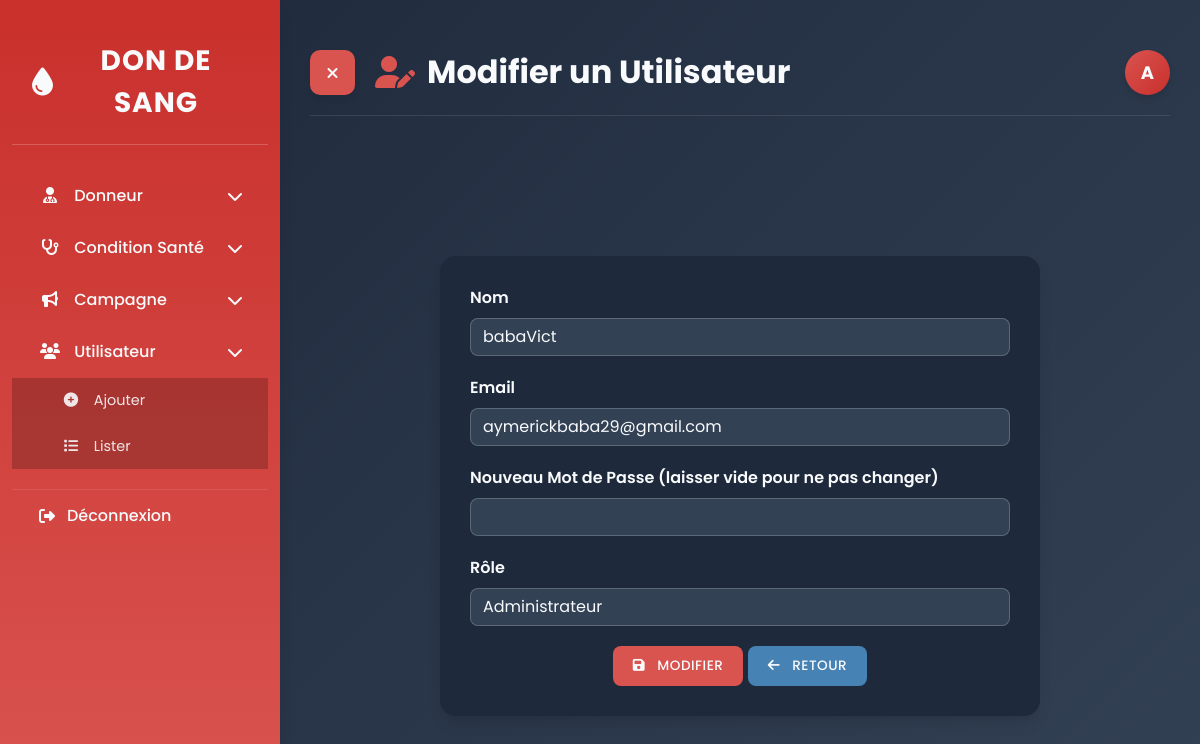
The app's page /index.php?action=modifier_utilisateur&id=1 (signed in) with its own data.
### tables this page shows
CREATE TABLE `utilisateurs` (
  `ID_Utilisateur` int NOT NULL AUTO_INCREMENT,
  `Nom` varchar(100) NOT NULL,
  `Email` varchar(100) NOT NULL,
  `Mot_de_Passe` varchar(255) NOT NULL,
  `Role` varchar(50) NOT NULL,
  `Date_Creation` date DEFAULT NULL,
  `Derniere_Connexion` datetime DEFAULT NULL,
  PRIMARY KEY (`ID_Utilisateur`)
);

### config/Database.php (called while the page is built, shortened)
<?php
class Database {
    private $host = "localhost";
    private $dbname = "gestion_donneurs";
    private $username = "root";
    private $password = "Keyce-2024";
    private $pdo;
    public function connect() {
        if ($this->pdo === null) {
            try {
                $this->pdo = new PDO(
                    "mysql:host={$this->host};dbname={$this->dbname};charset=utf8",
                    $this->username,
                    $this->password
                );
                $this->pdo->setAttribute(PDO::ATTR_ERRMODE, PDO::ERRMODE_EXCEPTION);
                $this->pdo->setAttribute(PDO::ATTR_DEFAULT_FETCH_MODE, PDO::FETCH_ASSOC);
            } catch (PDOException $e) {
                die("Erreur de connexion à la base de données : " . $e->getMessage());
            }
        }
        return $this->pdo;
    }
}
?>

### classes/Utilisateur.php (called while the page is built, shortened)
<?php
require_once '../config/Database.php';
class Utilisateur {
    private $db;
    public function __construct() {
        $this->db = (new Database())->connect();
    }
    public function lire($id) {
        $query = "SELECT * FROM Utilisateurs WHERE ID_Utilisateur = :id";
        $stmt = $this->db->prepare($query);
        $stmt->bindParam(':id', $id);
        $stmt->execute();
        return $stmt->fetch(PDO::FETCH_ASSOC);
    }
}
?>

### views/utilisateurs/modifier.php (the view, shortened to what this page needs)
<?php
$roleLetter = '';
switch ($_SESSION['utilisateur_role'] ?? 'inconnu') {
    case 'admin':
        $roleLetter = 'A';
        break;
}
?>
<!DOCTYPE html>
<html lang="fr">
<head>
    <link rel="stylesheet" href="https://cdnjs.cloudflare.com/ajax/libs/bootstrap/5.3.0/css/bootstrap.min.css">
    <link rel="stylesheet" href="https://cdnjs.cloudflare.com/ajax/libs/font-awesome/6.4.0/css/all.min.css">
</head>
<body>
    <div class="container-fluid">
        <div class="row">
            <div class="sidebar" id="sidebar">
                <div class="sidebar-header">
                    <div class="sidebar-logo">
                        <i class="fas fa-tint"></i> Don de Sang
                    </div>
                </div>
                <div class="sidebar-menu">
                    <div class="menu-item" id="menuDonneur">
                        <div>
                            <i class="fas fa-user-md menu-icon"></i> Donneur
                        </div>
                        <i class="fas fa-chevron-down"></i>
                    </div>
                    <div class="menu-item" id="menuConditionSanter">
                        <div>
                            <i class="fas fa-stethoscope menu-icon"></i> Condition Santé
                        </div>
                        <i class="fas fa-chevron-down"></i>
                    </div>
                    <div class="menu-item" id="menuCampagne">
                        <div>
                            <i class="fas fa-bullhorn menu-icon"></i> Campagne
                        </div>
                        <i class="fas fa-chevron-down"></i>
                    </div>
                    <?php if (isset($_SESSION['utilisateur_role']) && $_SESSION['utilisateur_role'] === 'admin'): ?>
                        <div class="menu-item" id="menuUtilisateur">
                            <div>
                                <i class="fas fa-users menu-icon"></i> Utilisateur
                            </div>
                            <i class="fas fa-chevron-down"></i>
                        </div>
                        <div class="sub-menu" id="subMenuUtilisateur">
                            <div class="sub-menu-item">
                                <a href="index.php?action=ajouter_utilisateur">
                                    <i class="fas fa-plus-circle"></i> Ajouter
                                </a>
                            </div>
                            <div class="sub-menu-item">
                                <a href="index.php?action=lister_utilisateurs">
                                    <i class="fas fa-list"></i> Lister
                                </a>
                            </div>
                        </div>
                    <?php endif; ?>
                    <div class="logout-item">
                        <a href="index.php?action=deconnecter">
                            <i class="fas fa-sign-out-alt"></i> Déconnexion
                        </a>
                    </div>
                </div>
            </div>
            <div class="main-content" id="mainContent">
                <div class="page-header">
                    <div style="display: flex; align-items: center;">
                        <button id="sidebarToggle" aria-label="Toggle Sidebar">
                            <i class="fas fa-bars"></i>
                        </button>
                        <h1><i class="fas fa-user-edit"></i> Modifier un Utilisateur</h1>
                    </div>
                    <div class="user-circle" data-bs-toggle="modal" data-bs-target="#userInfoModal">
                        <?php echo $roleLetter; ?>
                    </div>
                </div>
                <div class="form-container">
                    <div class="form-box">
                        <form action="index.php?action=modifier_utilisateur&id=<?php echo $utilisateur['ID_Utilisateur']; ?>" method="POST">
                            <div class="form-grid">
                                <div>
                                    <label for="nom" class="form-label">Nom</label>
                                    <input type="text" class="form-control" id="nom" name="nom" value="<?php echo $utilisateur['Nom']; ?>" required>
                                </div>
                                <div>
                                    <label for="email" class="form-label">Email</label>
                                    <input type="email" class="form-control" id="email" name="email" value="<?php echo $utilisateur['Email']; ?>" required>
                                </div>
                                <div>
                                    <label for="mot_de_passe" class="form-label">Nouveau Mot de Passe (laisser vide pour ne pas changer)</label>
                                    <input type="password" class="form-control" id="mot_de_passe" name="mot_de_passe">
                                </div>
                                <div>
                                    <label for="role" class="form-label">Rôle</label>
                                    <select class="form-select" id="role" name="role" required>
                                        <option value="admin" <?php echo $utilisateur['Role'] == 'admin' ? 'selected' : ''; ?>>Administrateur</option>
                                    </select>
                                </div>
                            </div>
                            <div class="text-center">
                                <button type="submit" class="btn btn-primary">
                                    <i class="fas fa-save me-2"></i> Modifier
                                </button>
                                <a href="index.php?action=lister_utilisateurs" class="btn btn-secondary">
                                    <i class="fas fa-arrow-left me-2"></i> Retour
                                </a>
                            </div>
                        </form>
                    </div>
                </div>
            </div>
        </div>
    </div>
</body>
</html>

### records on screen
utilisateurs: nom "babaVict", email "aymerickbaba29@gmail.com", role "Administrateur"

### other values on screen
$roleLetter "A"
